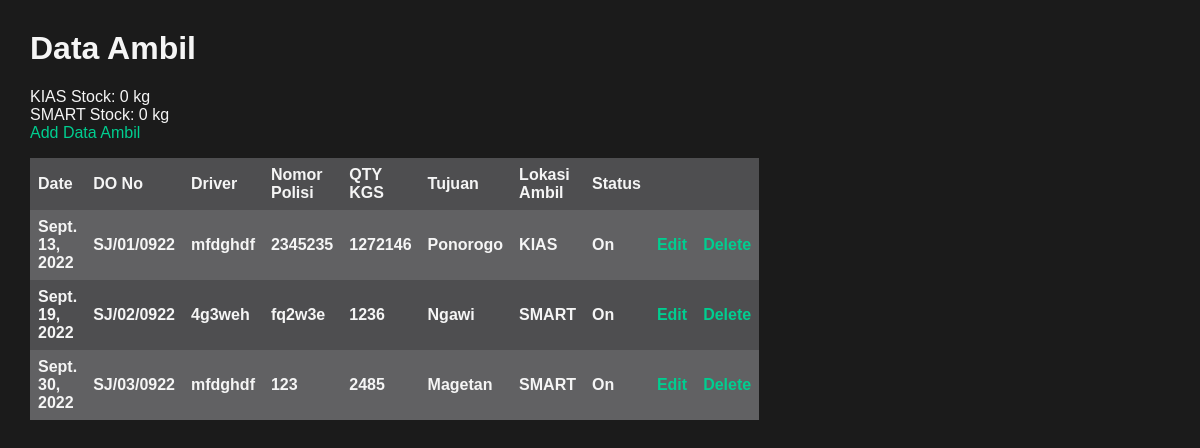
/ambil/, run on the app's committed database.
### ambil/models.py (models this page shows)
class Ambil_Data(models.Model):
    date = models.DateField()
    dono = models.CharField(max_length=255)
    driver = models.CharField(max_length=255)
    nopol = models.CharField(max_length=255)
    qtykgs = models.IntegerField()
    tujuan = models.CharField(max_length=255)
    lokasiambil = models.CharField(max_length=255)
    status = models.CharField(max_length=255)

### ambil/views.py (the view)
# urls.py: path('', views.ambil, name='ambil'),
def ambil(request):
  myambildata = Ambil_Data.objects.all().values()
  template = loader.get_template('ambil.html')
  context = {
    'myambildata': myambildata,
       'kiasstock': 0,
       'smartstock': 0
  }
  return HttpResponse(template.render(context, request))

### ambil/templates/ambil.html (shortened to what this page needs)
<h1>Data Ambil</h1>
<p>
    KIAS Stock: {{ kiasstock }} kg <br>
    SMART Stock: {{ smartstock }} kg<br>
    <a href="addambil/">Add Data Ambil</a>
</p>
<table border="1">
<th>Date</th>
<th>DO No</th>
<th>Driver</th>
<th>Nomor Polisi</th>
<th>QTY KGS</th>
<th>Tujuan</th>
<th>Lokasi Ambil</th>
<th>Status</th>
<th></th>
{% for x in myambildata %}
<tr>
<td>{{ x.date }}</td>
<td>{{ x.dono }}</td>
<td>{{ x.driver }}</td>
<td>{{ x.nopol }}</td>
<td>{{ x.qtykgs }}</td>
<td>{{ x.tujuan }}</td>
<td>{{ x.lokasiambil }}</td>
<td>{{ x.status }}</td>
<td><a href="updateambil/{{ x.id }}">Edit</a></td>
<td><a href="deleteambil/{{ x.id }}">Delete</a></td>
</tr>
{% endfor %}
</table>

### ambil/templates/ambil.html (style rules this page uses)
h1 { font-family: Arial, Helvetica, sans-serif; font-weight: bold; color: whitesmoke; }
p { font-family: Arial, Helvetica, sans-serif; color: whitesmoke }
a { color: #00ce90 }
a:link { text-decoration: none; }
table { font-family: Arial, Helvetica, sans-serif; border-collapse: collapse; width: 50%; border: none; background-color: #4e4e50; color: whitesmoke; }
th, td { padding: 8px; text-align: left; border:none; font-weight: bold; }
tr:nth-child(even) { background-color: #616163; }

### data on the page
Ambil_Data: date "Sept. 13, 2022", dono "SJ/01/0922", driver "mfdghdf", nopol "2345235", qtykgs "1272146", tujuan "Ponorogo", lokasiambil "KIAS", status "On"
Ambil_Data: date "Sept. 19, 2022", dono "SJ/02/0922", driver "4g3weh", nopol "fq2w3e", qtykgs "1236", tujuan "Ngawi", lokasiambil "SMART", status "On"
Ambil_Data: date "Sept. 30, 2022", dono "SJ/03/0922", driver "mfdghdf", nopol "123", qtykgs "2485", tujuan "Magetan", lokasiambil "SMART", status "On"

### other printed values
{{ kiasstock }} "0"
{{ smartstock }} "0"
